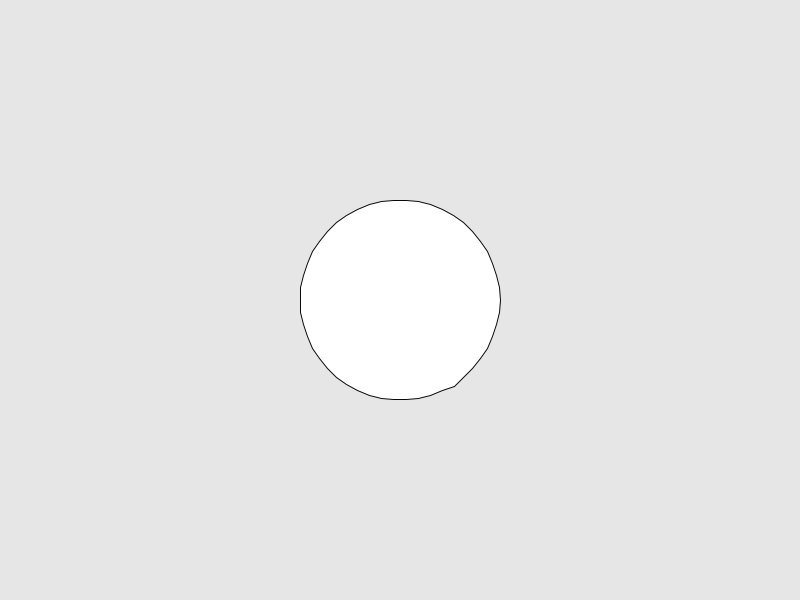
Frame 1 (no input)
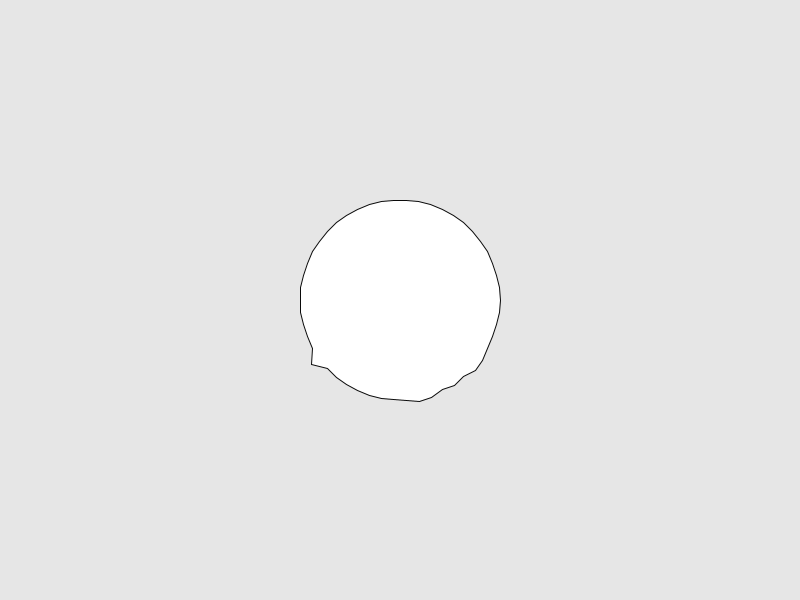
Frame 60 (the mouse pressed at the canvas centre just before this capture)
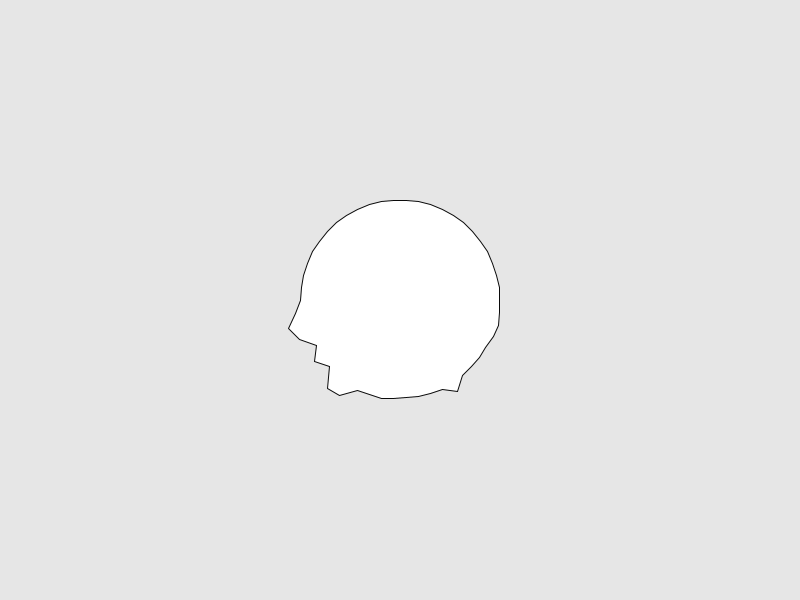
Frame 120 (the mouse held since frame 60 and released just before this capture)

The Processing sketch that drew these frames (run headless with seeded random() and noise(); from frame 60 on, the mouse is pressed at the canvas centre):

// Processing sketch: blob
// ── blob.pde
float topi = 2*3.141592653589793238462; 

class Blob{
  float posx;
  float posy;
  
  int n;
  float[] rads;
  float[] speeds;
  
  
  Blob(int _n){
    posx = width / 2;
    posy = height / 2;
    rads = new float[_n];
    speeds = new float[_n];
    n = _n;
    for (int i = 0; i < _n; i++) {
      rads[i] = 100;
      speeds[i] = 0;
    }
  }
  
  void draw(){
    beginShape();
    for (int i = 0; i < n; i++) {
      vertex(posx + rads[i]*cos(topi * i / n), posy + rads[i]*sin(topi * i / n));
    }
    vertex(posx + rads[0], posy);
    endShape();
  }
  
  void update(float dt){
    for (int i = 0; i < n; i++) {
      speeds[i] += dt * (2*(100 - rads[i]) - 2*rads[i] + rads[circInd(i-1)] + rads[circInd(i+1)] - 0.1*speeds[i]);
      rads[i] += dt * (speeds[i]);
    }
  }
  
  int circInd(int i){
    if (i == -1) {
      return n - 1;
    }
    if (i == n) {
      return 0;
    }
    return i;
  }
}

int frame = 0;
float dt = 0.1;
Blob blob;

void setup(){
  size(800, 600);
  blob = new Blob(50);
  blob.speeds[8] += 20;
}

void draw(){
  background(230);
  stroke(10);
  
  frame++;
  if (frame % 60 == 0) {
    blob.speeds[int(random(32))] += 100;
  }
  
  blob.update(dt);
  blob.draw();
}
